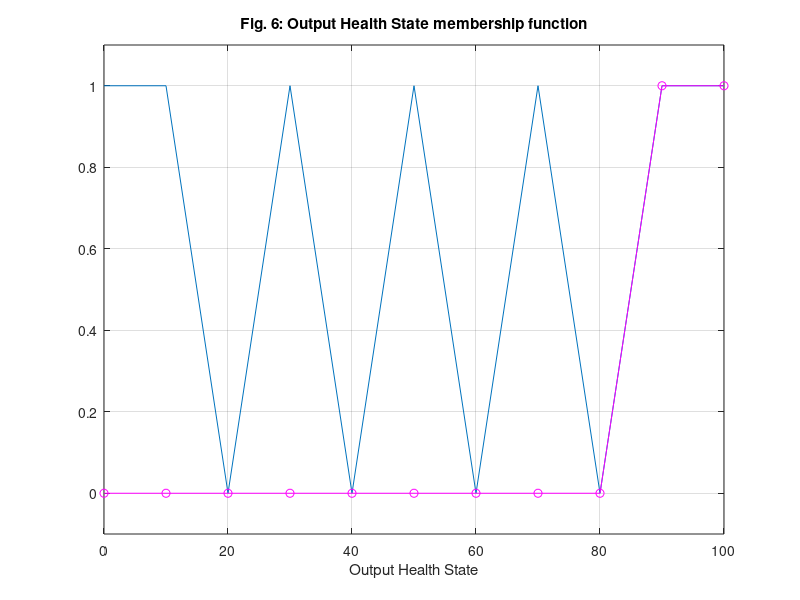

The MATLAB script that drew this image:
# Fig 6
x = [0:10:100];
y = [1,1,0,1,0,1,0,1,0,1,1];
y1 = [0,0,0,0,0,0,0,0,0,1,1];

figure
plot(x,y, 
      x, y1,'o-', 
      'Color','m')

title ("Fig. 6: Output Health State membership function");
xlabel ("Output Health State");
ylim([-0.1 1.1])

grid on